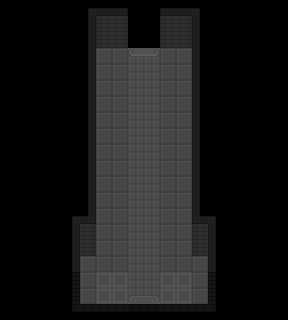

This game map was drawn from its Tiled (.tmx) file and the tilesets committed beside it. A one-line description and the trimmed map source follow:
An orthogonal 18x20 tile map with 16x16 px tiles, 2 tile layers (background1, background2) and 4 objects (2x pillar, UP, DOWN).

<map version="1.0" orientation="orthogonal" renderorder="right-down" width="18" height="20" tilewidth="16" tileheight="16" backgroundcolor="#000000" nextobjectid="6">
 <tileset firstgid="1" name="tileset" tilewidth="16" tileheight="16" tilecount="60" columns="4">
  <image source="tileset.png" width="64" height="240" />
  <tile id="0">
   <properties>
    <property name="impede" type="bool" value="false" />
   </properties>
  </tile>
  <tile id="1">
   <properties>
    <property name="impede" type="bool" value="false" />
   </properties>
  </tile>
  <tile id="2">
   <properties>
    <property name="impede" type="bool" value="false" />
   </properties>
  </tile>
  <tile id="3">
   <properties>
    <property name="impede" type="bool" value="false" />
   </properties>
  </tile>
  <tile id="4">
   <properties>
    <property name="impede" type="bool" value="false" />
   </properties>
  </tile>
  <tile id="5">
   <properties>
    <property name="impede" type="bool" value="false" />
   </properties>
  </tile>
  <tile id="6">
   <properties>
    <property name="impede" type="bool" value="false" />
   </properties>
  </tile>
  <tile id="7">
   <properties>
    <property name="impede" type="bool" value="false" />
   </properties>
  </tile>
  <tile id="8">
   <properties>
    <property name="impede" type="bool" value="false" />
   </properties>
  </tile>
  <tile id="9">
   <properties>
    <property name="impede" type="bool" value="false" />
   </properties>
  </tile>
  <tile id="10">
   <properties>
    <property name="impede" type="bool" value="false" />
   </properties>
  </tile>
  <tile id="11">
   <properties>
    <property name="impede" type="bool" value="false" />
   </properties>
  </tile>
  <tile id="16">
   <properties>
    <property name="impede" type="bool" value="false" />
   </properties>
  </tile>
  <tile id="19">
   <properties>
    <property name="impede" type="bool" value="false" />
   </properties>
  </tile>
  <tile id="20">
   <properties>
    <property name="impede" type="bool" value="false" />
   </properties>
  </tile>
  <tile id="23">
   <properties>
    <property name="impede" type="bool" value="false" />
   </properties>
  </tile>
  <tile id="24">
   <properties>
    <property name="impede" type="bool" value="false" />
   </properties>
  </tile>
  <tile id="27">
   <properties>
    <property name="impede" type="bool" value="false" />
   </properties>
  </tile>
  <tile id="28">
   <properties>
    <property name="impede" type="bool" value="false" />
   </properties>
  </tile>
  <tile id="31">
   <properties>
    <property name="impede" type="bool" value="false" />
   </properties>
  </tile>
  <tile id="32">
   <properties>
    <property name="impede" type="bool" value="false" />
   </properties>
  </tile>
  <tile id="35">
   <properties>
    <property name="impede" type="bool" value="false" />
   </properties>
  </tile>
  <tile id="36">
   <properties>
    <property name="impede" type="bool" value="false" />
   </properties>
  </tile>
  <tile id="37">
   <properties>
    <property name="impede" type="bool" value="false" />
   </properties>
  </tile>
  <tile id="38">
   <properties>
    <property name="impede" type="bool" value="false" />
   </properties>
  </tile>
  <tile id="39">
   <properties>
    <property name="impede" type="bool" value="false" />
   </properties>
  </tile>
 </tileset>
 <layer name="background1" width="18" height="20">
  <data>[360 cells, 168 non-empty, 20 distinct tile ids]</data>
 </layer>
 <layer name="background2" width="18" height="20">
  <data>[360 cells, 4 non-empty, 4 distinct tile ids]</data>
 </layer>
 <objectgroup name="objects">
  <object id="1" name="door" type="UP" x="128" y="48" width="32" height="8" />
  <object id="3" name="door" type="DOWN" x="128" y="296" width="32" height="8" />
  <object id="4" name="pillar" x="104" y="280" width="16.75" height="16.75" />
  <object id="5" name="pillar" x="168" y="280" width="16.75" height="16.75" />
 </objectgroup>
</map>
